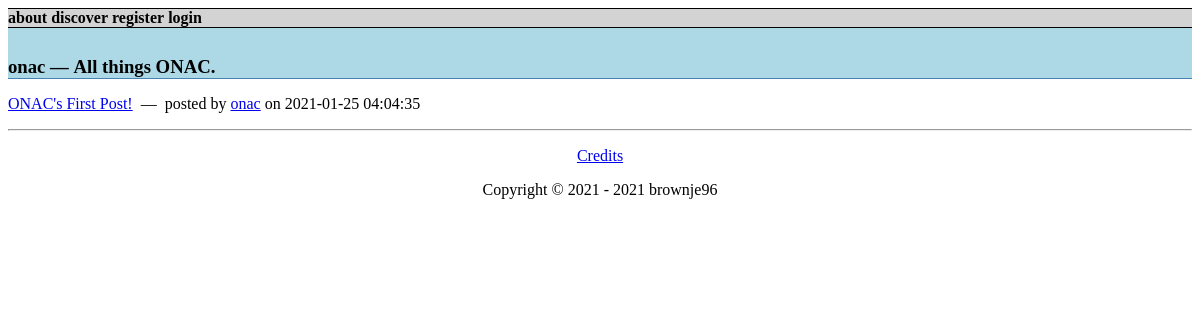
Page /web/root/community.php?name=onac on the earlier database version.
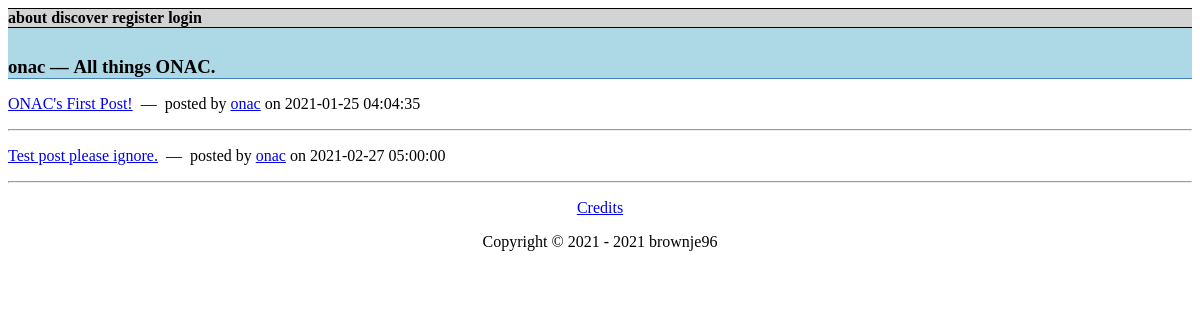
Same page on the later database version.
### tables this page shows
CREATE TABLE `post` (
  `postID` int(11) NOT NULL AUTO_INCREMENT,
  `postHash` varchar(10) NOT NULL,
  `poster` varchar(25) NOT NULL,
  `community` varchar(25) NOT NULL,
  `caption` text NOT NULL,
  `postTime` timestamp NOT NULL DEFAULT current_timestamp(),
  `nsfw` bit(1) NOT NULL DEFAULT b'0',
  `contents` text NOT NULL,
  PRIMARY KEY (`postID`),
  UNIQUE KEY `post_UN` (`postHash`),
  KEY `post_FK` (`poster`),
  KEY `post_FK_1` (`community`),
  CONSTRAINT `post_FK` FOREIGN KEY (`poster`) REFERENCES `user` (`username`),
  CONSTRAINT `post_FK_1` FOREIGN KEY (`community`) REFERENCES `community` (`communityName`)
);

### web/root/queries.php (called while the page is built, shortened)
<?php
	$query_get_community_from_name 				    = "SELECT * FROM community WHERE communityName='%s'";
	$query_get_last_10_posts_from_community         = "SELECT postHash, poster, caption, postTime, nsfw FROM post WHERE community='%s' ORDER BY postID ASC LIMIT 10";
?>

### web/root/community.php (the view, shortened to what this page needs)
<?php
 require_once 'onac.php';
 $community = $_GET["name"];
 $result1 = $database_connection->query(sprintf($query_get_community_from_name, $community));
 $result2 = $database_connection->query(sprintf($query_get_last_10_posts_from_community, $community));
 while($row = $result1->fetch_assoc()) {
	 $description 		= $row["description"];
	 $private			= $row["isPrivate"];
	 $privateReason		= $row["privateReason"];
	 $banned 			= $row["isBanned"];
 }
?>
<!DOCTYPE html>
<HTML>
 <HEAD>
  <link href="data/style/main.css" rel="stylesheet">
 </HEAD>
 <BODY>
 <?php include "data/inc/navbar.inc"; ?>
 <div class="headbar">
  <h3>
   <?php
    if($banned == 1) echo "Banned Community";
    else if($result1->num_rows === 0) echo "Community not found";
    else {
	    echo $community . "&nbsp;&mdash;&nbsp;" . $description;
    }
   ?>
  </h3>
 </div>
<?php
 if($private == 1) {
  echo "<img class=\"centered_image\" src=\"data/img/key.png\" />";
  echo "<h1 class=\"centered_text\">This community is private</h1>";
  echo "<h2 class=\"centered_text\">" . $privateReason . "</h2>";
 } else if($banned != 1) {
	 if($result2->num_rows > 0) {
		 while($row = $result2->fetch_assoc()) {
			echo "<p><a href=\"post.php?hash=" . $row["postHash"] . "\">" . $row["caption"]. "</a>";
			echo "&ensp;&mdash;&ensp;posted by <a href=\"profile.php?name=" . $row["poster"] . "\">". $row["poster"] . "</a> on " . $row["postTime"] . "</p>";
			echo "<hr/>";
		 }
	 } else echo "<h1>There doesn't seem to be anything here...</h1>";
 }
?>
<?php include "data/inc/footer.inc"; ?>
 </BODY>
</HTML>

Differences in the rows shown:
added post: caption "Test post please ignore.", poster "onac", postTime "2021-02-27 05:00:00"
